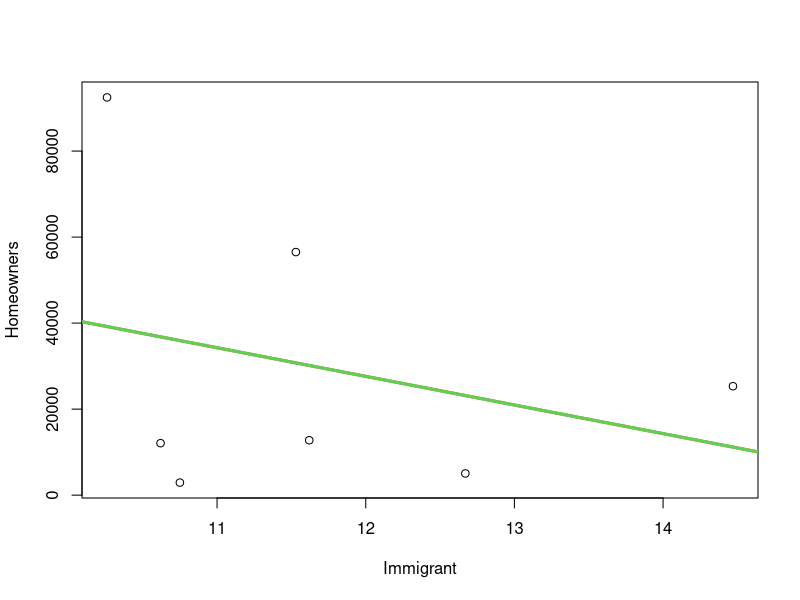
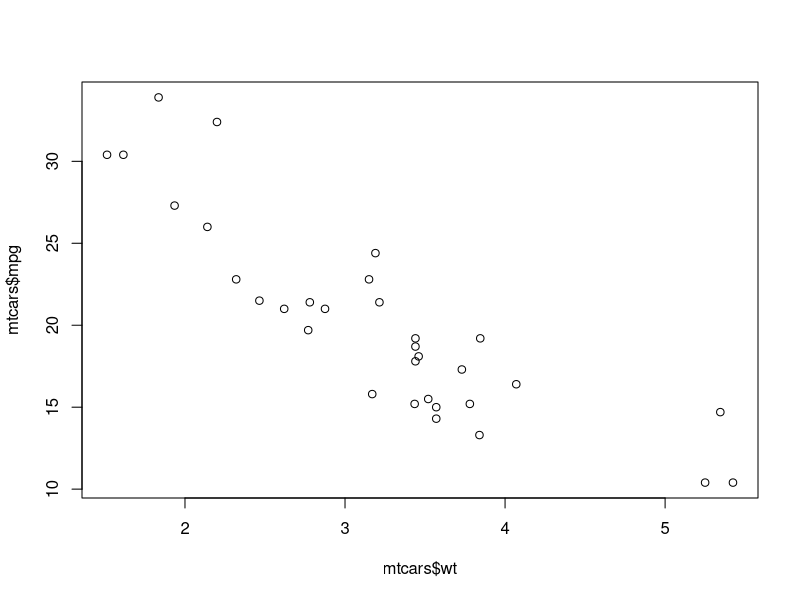
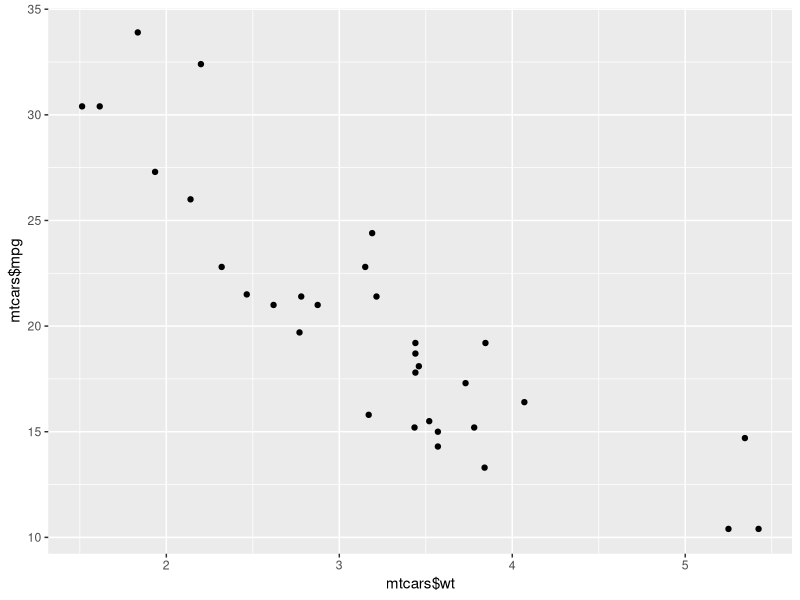
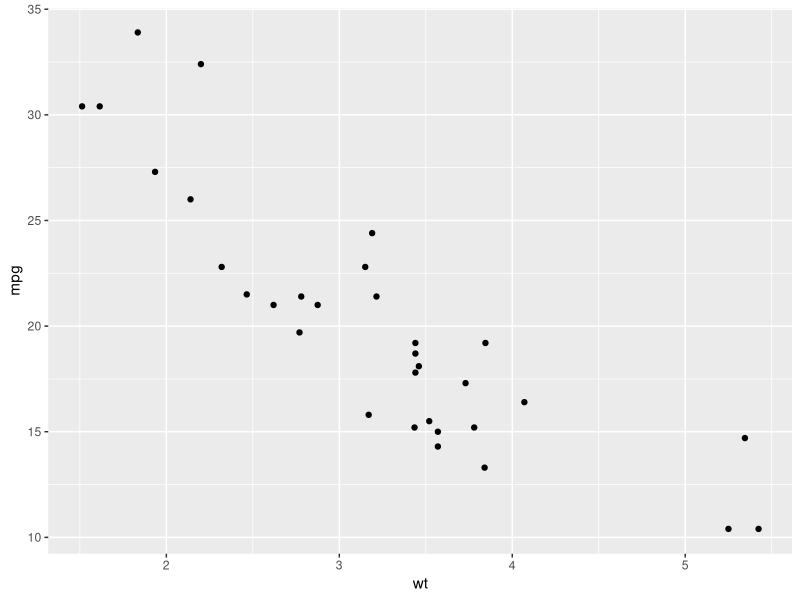
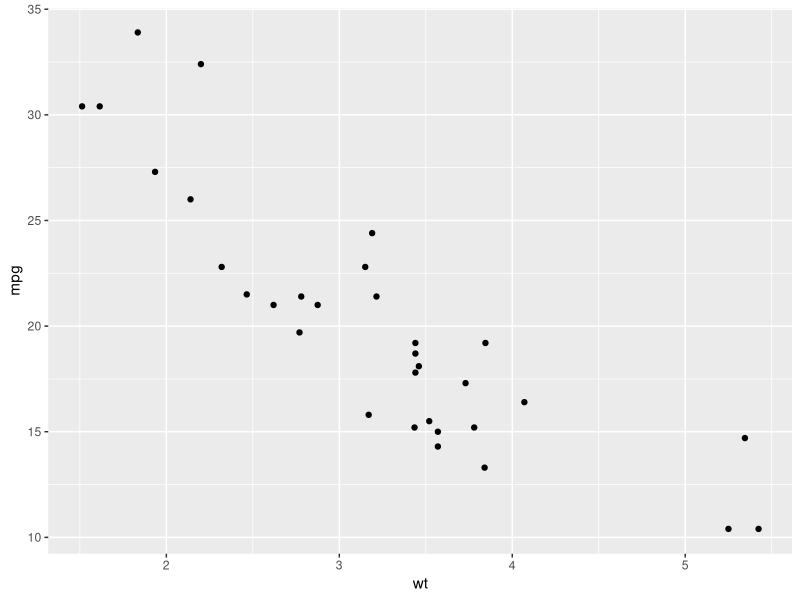
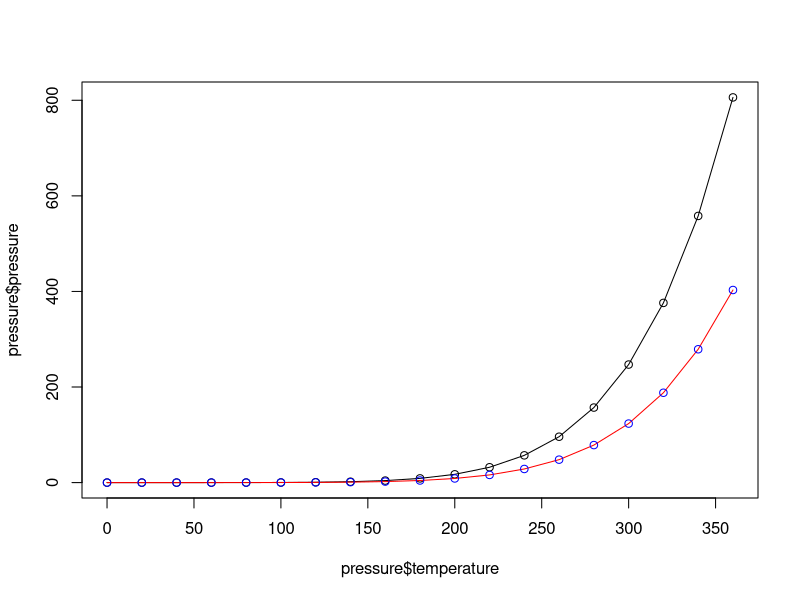
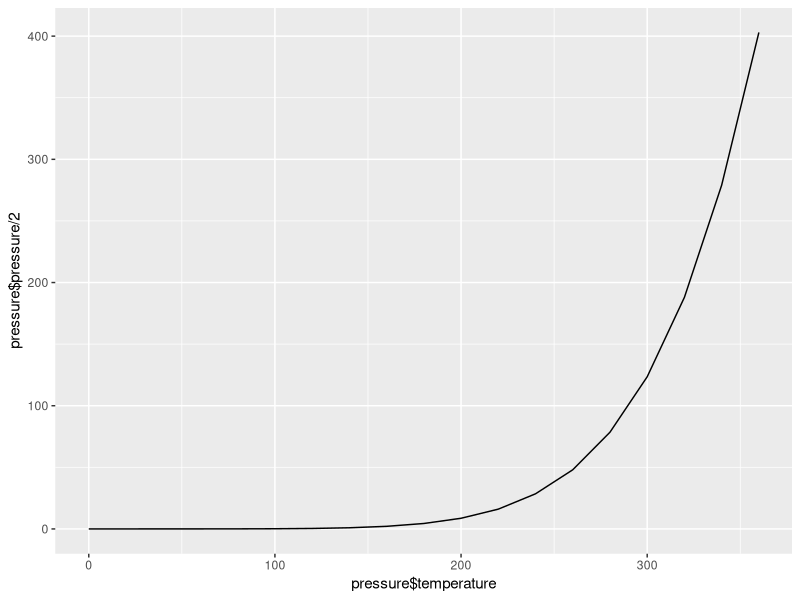
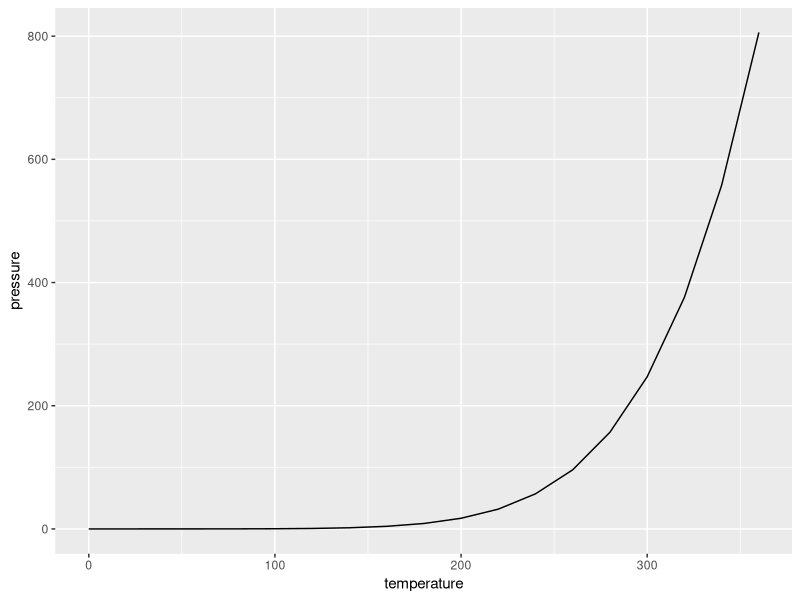

Write R code to recreate these figures, in order. (Note: this script raises an error after producing the figures.)
library(ggplot2)
library(dplyr)
setwd('/Users/itoshen/Documents/Develope/RPI/DataAnalytics/DataAnalyticsSpring2020/group1')
multivariate <- read.csv('./csv/multivariate.csv')
attach(multivariate)
mm <- lm(Homeowners ~ Immigrant)
mm

summary(mm)$coef
plot(Homeowners ~ Immigrant)
abline(mm)
abline(mm, col = 2, lwd = 3)

newImmigrantdata <- data.frame(Immigrant = c(0, 20) )
newImmigrantdata
mm %>% predict(newImmigrantdata)
attributes(mm)
mm$coefficients

abline(mm)
abline(mm, col = 3, lwd = 3)
attributes(mm)

# Creating Plots
# Chapter 2 -- R Graphics Cookbook
plot(mtcars$wt, mtcars$mpg)

qplot(mtcars$wt, mtcars$mpg)
qplot(wt, mpg, data = mtcars)
ggplot(mtcars, aes(x = wt, y = mpg) ) + geom_point()
plot(pressure$temperature, pressure$pressure, type = "l")
points(pressure$temperature, pressure$pressure)

lines(pressure$temperature, pressure$pressure/2, col = "red")
points(pressure$temperature, pressure$pressure/2, col = "blue")

qplot(pressure$temperature, pressure$pressure/2, geom = "line")
qplot(temperature, pressure, data = pressure, geom = "line")
ggplot(pressure, aes(x = temperature, y = pressure)) + geom_line() + geom_point()


# Creating Bar Graphs
barplot(BOD$demand, names.arg = BOD$Time)
table(mtcars$cyl)
barplot(table(mtcars$cyl))
qplot(mtcars$cyl)
qplot(factor(mtcars$cyl))
# Bar graph of counts
qplot(factor(cyl), data = mtcars)
ggplot(mtcars, aes(x = factor(cyl))) + geom_bar()

# Creating HIstograms
# View the distribution of one-dimentional data with a histogram
hist(mtcars$mpg)
hist(mtcars$mpg, breaks = 10)
hist(mtcars$mpg, breaks = 5)
hist(mtcars$mpg, breaks = 12)
qplot(mpg, data = mtcars, binwidth = 4)
ggplot(mtcars, aes(x = mpg)) + geom_histogram(binwidth = 4)
ggplot(mtcars, aes(x = mpg)) + geom_histogram(binwidth = 5)

# Creating Box-plots
plot(ToothGrowth$supp, ToothGrowth$len)
#Formula Syntax
boxplot(len ~ supp, data = ToothGrowth)
# put interaction of two variables on x-axis
boxplot(len ~ supp + dose, data = ToothGrowth)
# with ggpolot2 you can get the same results above
qplot(ToothGrowth$supp, ToothGrowth$len, geom = "boxplot")
# if the two vectors are in the same dataframe, you can use the folling syntax
qplot(supp, len, data = ToothGrowth, geom = "boxplot")
# in ggplot2, the above is equivalent to:
ggplot(ToothGrowth, aes(x = supp, y = len)) + game_boxplot()
# Using three seperate vectors
qplot(interaction(ToothGrowth, ToothGrowth$dose),  ToothGrowth$len, geom = "boxplot")
# You can write the same thing above, get the columns from the dataframe
qplot(interaction(supp, dose), len, data = ToothGrowth, geom = "boxplot")
# Using ggplot() you can do the sametinng and it is equivalent to:
ggplot(ToothGrowth, aes(x = interaction(supp, dose), y = len)) + geom_boxplot()
#Plotting a function curve

#